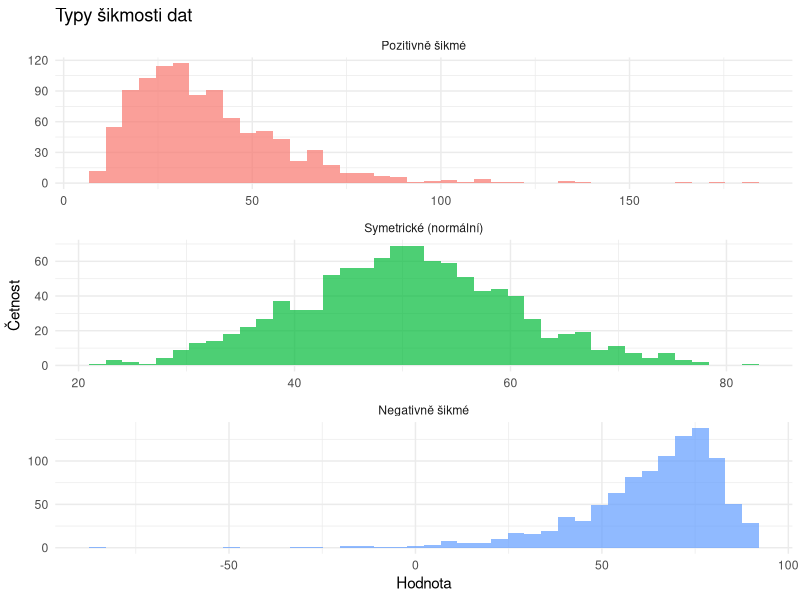

Write R code to recreate this figure.
## ---- chunk 1
#| label: fig-skewness
#| fig-cap: "Porovnání normálního rozložení a šikmých rozložení"
#| warning: false

library(ggplot2)
library(dplyr)
set.seed(123)

# Vytvoření dat s různou šikmostí
normal_data <- data.frame(
  hodnota = rnorm(1000, mean = 50, sd = 10),
  typ = "Symetrické (normální)"
)

# Pozitivně šikmé (log-normální)
positive_skew <- data.frame(
  hodnota = exp(rnorm(1000, mean = 3.5, sd = 0.5)),
  typ = "Pozitivně šikmé"
)

# Negativně šikmé (zrcadlené log-normální)
negative_skew <- data.frame(
  hodnota = 100 - exp(rnorm(1000, mean = 3.5, sd = 0.5)),
  typ = "Negativně šikmé"
)

# Spojení dat
all_data <- rbind(normal_data, positive_skew, negative_skew)
all_data$typ <- factor(all_data$typ,
                       levels = c("Pozitivně šikmé", "Symetrické (normální)", "Negativně šikmé"))

# Vizualizace
ggplot(all_data, aes(x = hodnota, fill = typ)) +
  geom_histogram(bins = 40, alpha = 0.7) +
  facet_wrap(~typ, scales = "free", ncol = 1) +
  labs(
    title = "Typy šikmosti dat",
    x = "Hodnota",
    y = "Četnost"
  ) +
  theme_minimal() +
  theme(legend.position = "none")
